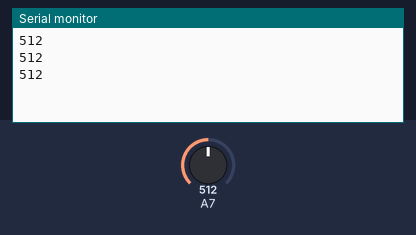
A sketch run on a simulated Arduino Mega 2560, built with avr-gcc and run on an emulated ATmega2560. On the bench: the last lines printed to the serial monitor. The inputs (shaded band) are chosen by the test bench; at power-on: A7 = 512.

Above: at 2.2 s.
2.3 s: A7 set to 716
At 2.9 s:
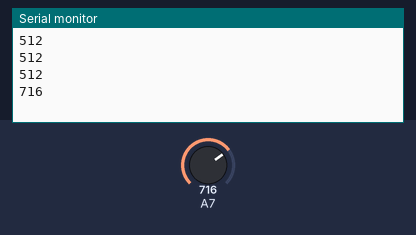
3.8 s: A7 set to 900
At 4.4 s:
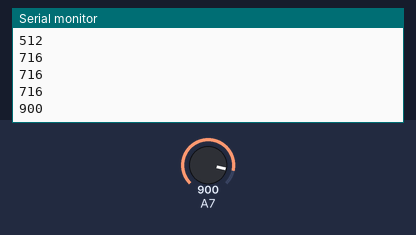
Timing chart, 0 to 6.8 s (numbered marks = the images above; inputs shaded):
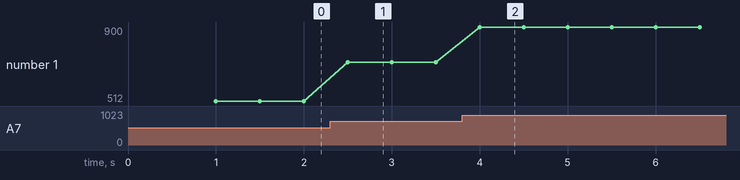

Measured:
- after the input at 2.3 s, the serial monitor: prints a new line after 0.20 s (image 1)
- after the input at 3.8 s, the serial monitor: prints a new line after 0.20 s (image 2)
- plotted number 1: 512 → 716 after the input at 2.3 s, 716 → 900 after the input at 3.8 s

The sketch:

Carte3AU_07.ino
```cpp
/*
  Code 07: Test LDR (GPIO39 = ADC1 Channel 3)
*/

#include <CAN.h>

// LDR is connected to GPIO 39 (Analog ADC1_CH3)
const int ldrPin = 39;

// variable for storing the LDR value
int ldrValue = 0;

void setup() {
  Serial.begin(115200);
  delay(1000);
}

void loop() {
  // Reading LDR value
  ldrValue = analogRead(ldrPin);
  Serial.println(ldrValue);
  delay(500);
}
```
